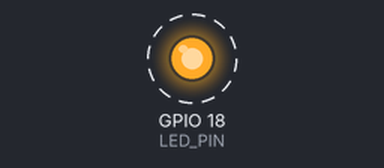
Recording of a program running on a simulated Raspberry Pi (BCM pin numbers). Parts: output pins drawn as LEDs (lit = HIGH). Dashed ring = blinking. What the program prints to the terminal is not drawn.

Above: at 0.5 s.
Timing chart, 0 to 4.6 s (numbered marks = the images above):
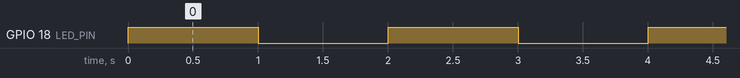

Measured:
- by itself, GPIO 18 (LED_PIN): alternates HIGH for 1.0 s and LOW for 1.0 s

The program:

blink_led.py
```python
#!/usr/bin/env python3
"""
Ejemplo de parpadeo de LED en Raspberry Pi
Conexiones:
- LED positivo (ánodo) -> GPIO18 (Pin 12)
- LED negativo (cátodo) -> GND (cualquier pin GND)
- Resistencia 220Ω en serie con el LED
"""

import RPi.GPIO as GPIO
import time

# Configuración del pin GPIO
LED_PIN = 18

def setup():
    """Configura el GPIO y el pin del LED"""
    # Usar numeración BCM
    GPIO.setmode(GPIO.BCM)
    # Configurar el pin como salida
    GPIO.setup(LED_PIN, GPIO.OUT)
    print(f"LED configurado en GPIO{LED_PIN}")

def cleanup():
    """Limpia la configuración de GPIO"""
    GPIO.cleanup()
    print("\nPrograma terminado")

def main():
    """Función principal del programa"""
    try:
        setup()
        print("Presiona Ctrl+C para terminar")

        while True:
            # Encender LED
            GPIO.output(LED_PIN, GPIO.HIGH)
            print("LED encendido")
            time.sleep(1)

            # Apagar LED
            GPIO.output(LED_PIN, GPIO.LOW)
            print("LED apagado")
            time.sleep(1)

    except KeyboardInterrupt:
        print("\nInterrupción detectada")
    finally:
        cleanup()

if __name__ == "__main__":
    main() 
```
